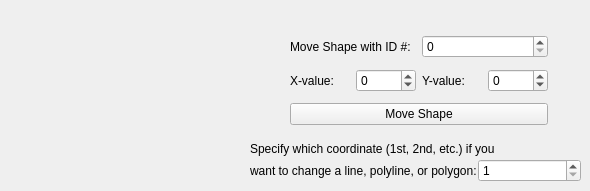
    <widget class="QWidget" name="Tab_Move">
     <property name="enabled">
      <bool>true</bool>
     </property>
     <attribute name="title">
      <string>Move</string>
     </attribute>
     <widget class="QWidget" name="layoutWidget">
      <property name="geometry">
       <rect>
        <x>290</x>
        <y>30</y>
        <width>258</width>
        <height>101</height>
       </rect>
      </property>
      <layout class="QVBoxLayout" name="verticalLayout_25">
       <item>
        <layout class="QHBoxLayout" name="horizontalLayout_67">
         <item>
          <widget class="QLabel" name="label_74">
           <property name="text">
            <string>Move Shape with ID #:</string>
           </property>
          </widget>
         </item>
         <item>
          <widget class="QSpinBox" name="spinBox_move_id">
           <property name="minimum">
            <number>0</number>
           </property>
           <property name="maximum">
            <number>100</number>
           </property>
          </widget>
         </item>
        </layout>
       </item>
       <item>
        <layout class="QHBoxLayout" name="horizontalLayout_70">
         <item>
          <layout class="QHBoxLayout" name="horizontalLayout_69">
           <item>
            <widget class="QLabel" name="label_83">
             <property name="text">
              <string>X-value: </string>
             </property>
            </widget>
           </item>
           <item>
            <widget class="QSpinBox" name="spinBox_moveX">
             <property name="minimum">
              <number>-1000</number>
             </property>
             <property name="maximum">
              <number>1000</number>
             </property>
            </widget>
           </item>
          </layout>
         </item>
         <item>
          <layout class="QHBoxLayout" name="horizontalLayout_68">
           <item>
            <widget class="QLabel" name="label_84">
             <property name="text">
              <string>Y-value: </string>
             </property>
            </widget>
           </item>
           <item>
            <widget class="QSpinBox" name="spinBox_moveY">
             <property name="minimum">
              <number>-1000</number>
             </property>
             <property name="maximum">
              <number>1000</number>
             </property>
            </widget>
           </item>
          </layout>
         </item>
        </layout>
       </item>
       <item>
        <widget class="QPushButton" name="pushButton_move">
         <property name="text">
          <string>Move Shape</string>
         </property>
        </widget>
       </item>
      </layout>
     </widget>
     <widget class="QWidget" name="layoutWidget">
      <property name="geometry">
       <rect>
        <x>250</x>
        <y>140</y>
        <width>331</width>
        <height>42</height>
       </rect>
      </property>
      <layout class="QVBoxLayout" name="verticalLayout_26">
       <property name="spacing">
        <number>1</number>
       </property>
       <item>
        <widget class="QLabel" name="label_85">
         <property name="text">
          <string>Specify which coordinate (1st, 2nd, etc.) if you </string>
         </property>
        </widget>
       </item>
       <item>
        <layout class="QHBoxLayout" name="horizontalLayout_71">
         <item>
          <widget class="QLabel" name="label_86">
           <property name="text">
            <string>want to change a line, polyline, or polygon:</string>
           </property>
          </widget>
         </item>
         <item>
          <widget class="QSpinBox" name="spinBox_moveCoordinate">
           <property name="minimum">
            <number>1</number>
           </property>
           <property name="maximum">
            <number>8</number>
           </property>
          </widget>
         </item>
        </layout>
       </item>
      </layout>
     </widget>
    </widget>
